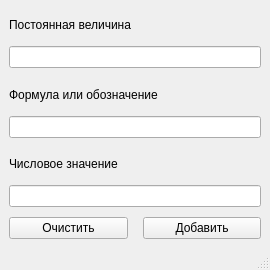
<?xml version="1.0" encoding="UTF-8"?>
<ui version="4.0">
 <class>MainWindow</class>
 <widget class="QMainWindow" name="MainWindow">
  <property name="geometry">
   <rect>
    <x>0</x>
    <y>0</y>
    <width>270</width>
    <height>270</height>
   </rect>
  </property>
  <property name="maximumSize">
   <size>
    <width>270</width>
    <height>270</height>
   </size>
  </property>
  <property name="windowTitle">
   <string>MainWindow</string>
  </property>
  <widget class="QWidget" name="centralwidget">
   <layout class="QGridLayout" name="gridLayout">
    <item row="0" column="0">
     <layout class="QVBoxLayout" name="verticalLayout_4">
      <property name="spacing">
       <number>10</number>
      </property>
      <item>
       <layout class="QVBoxLayout" name="verticalLayout">
        <property name="spacing">
         <number>5</number>
        </property>
        <item>
         <widget class="QLabel" name="nameLabel">
          <property name="text">
           <string>Постоянная величина</string>
          </property>
         </widget>
        </item>
        <item>
         <widget class="QLineEdit" name="nameInput"/>
        </item>
       </layout>
      </item>
      <item>
       <layout class="QVBoxLayout" name="verticalLayout_2">
        <property name="spacing">
         <number>5</number>
        </property>
        <item>
         <widget class="QLabel" name="formulaLabel">
          <property name="text">
           <string>Формула или обозначение</string>
          </property>
         </widget>
        </item>
        <item>
         <widget class="QLineEdit" name="formulaInput"/>
        </item>
       </layout>
      </item>
      <item>
       <layout class="QVBoxLayout" name="verticalLayout_3">
        <property name="spacing">
         <number>5</number>
        </property>
        <item>
         <widget class="QLabel" name="valueLabel">
          <property name="text">
           <string>Числовое значение</string>
          </property>
         </widget>
        </item>
        <item>
         <widget class="QLineEdit" name="valueInput"/>
        </item>
       </layout>
      </item>
      <item>
       <layout class="QHBoxLayout" name="horizontalLayout">
        <property name="spacing">
         <number>15</number>
        </property>
        <item>
         <widget class="QPushButton" name="clearButton">
          <property name="text">
           <string>Очистить</string>
          </property>
         </widget>
        </item>
        <item>
         <widget class="QPushButton" name="addButton">
          <property name="text">
           <string>Добавить</string>
          </property>
         </widget>
        </item>
       </layout>
      </item>
     </layout>
    </item>
   </layout>
  </widget>
  <widget class="QMenuBar" name="menubar">
   <property name="geometry">
    <rect>
     <x>0</x>
     <y>0</y>
     <width>270</width>
     <height>22</height>
    </rect>
   </property>
  </widget>
  <widget class="QStatusBar" name="statusbar"/>
 </widget>
 <resources/>
 <connections>
  <connection>
   <sender>clearButton</sender>
   <signal>clicked()</signal>
   <receiver>valueInput</receiver>
   <slot>clear()</slot>
   <hints>
    <hint type="sourcelabel">
     <x>117</x>
     <y>212</y>
    </hint>
    <hint type="destinationlabel">
     <x>132</x>
     <y>177</y>
    </hint>
   </hints>
  </connection>
  <connection>
   <sender>clearButton</sender>
   <signal>clicked()</signal>
   <receiver>formulaInput</receiver>
   <slot>clear()</slot>
   <hints>
    <hint type="sourcelabel">
     <x>49</x>
     <y>213</y>
    </hint>
    <hint type="destinationlabel">
     <x>67</x>
     <y>120</y>
    </hint>
   </hints>
  </connection>
  <connection>
   <sender>clearButton</sender>
   <signal>clicked()</signal>
   <receiver>nameInput</receiver>
   <slot>clear()</slot>
   <hints>
    <hint type="sourcelabel">
     <x>26</x>
     <y>215</y>
    </hint>
    <hint type="destinationlabel">
     <x>40</x>
     <y>75</y>
    </hint>
   </hints>
  </connection>
 </connections>
</ui>
